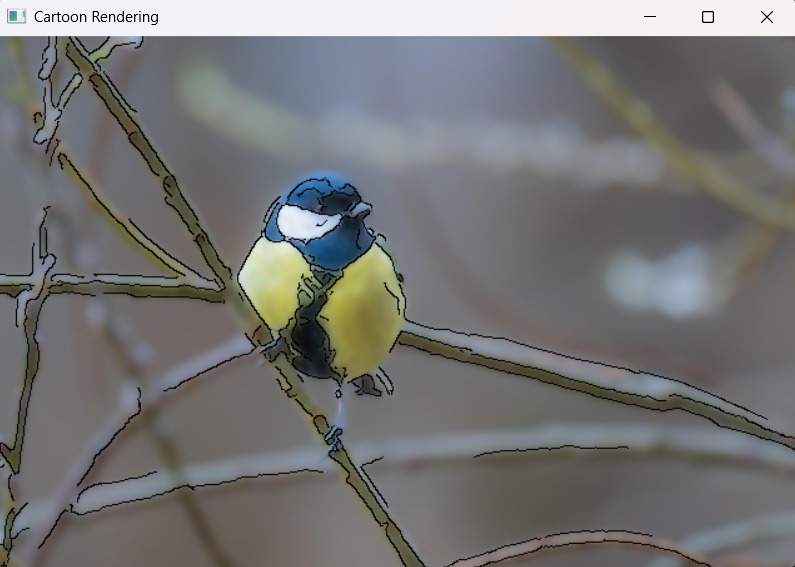
#> input picture bird.png, 795 x 567 px, given in place of bird.jpg, which was not available
$ python cartoon_rendering.py
#> lines starting #> are read from the running program, lines starting #| are printed output that depends on the picture; pictures that were not available may be replaced by others from this repository, and a replacement may not be noted
#> further down, img is the input picture: shape (567, 795, 3); mean B, G, R 116.5, 117.2, 116.8
import cv2

def cartoon(img):
    gray = cv2.cvtColor(img, cv2.COLOR_BGR2GRAY)
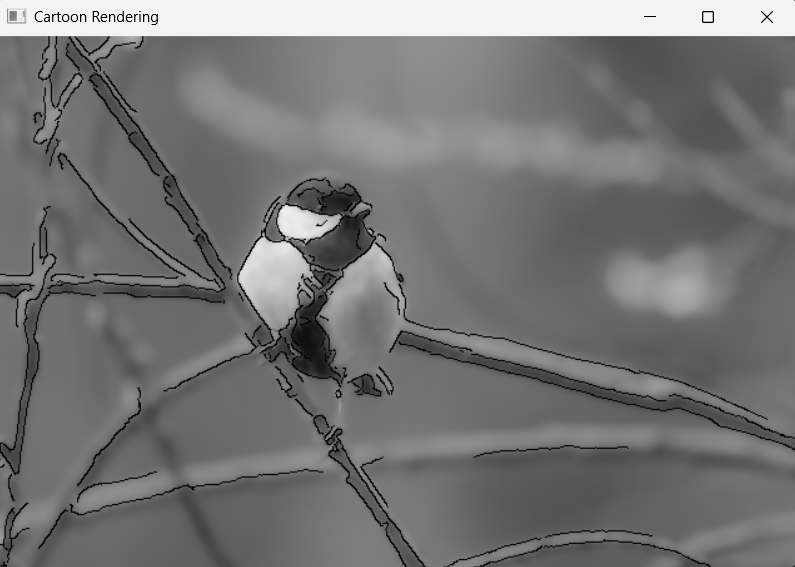
#> gray: shape (567, 795); min 0, max 251, mean 117

    gray = cv2.medianBlur(gray, 5)
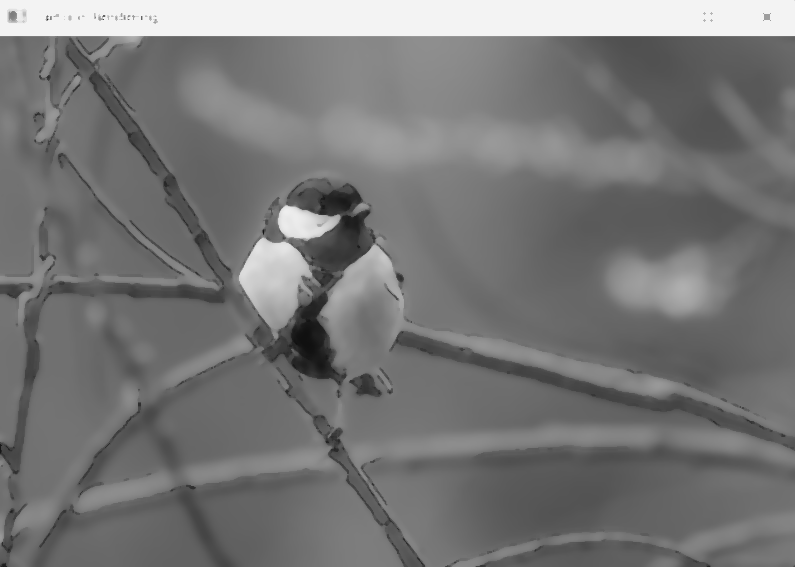
#> gray: shape (567, 795); min 15, max 243, mean 118.7

    edges = cv2.Canny(gray, 500, 1200, apertureSize=5)
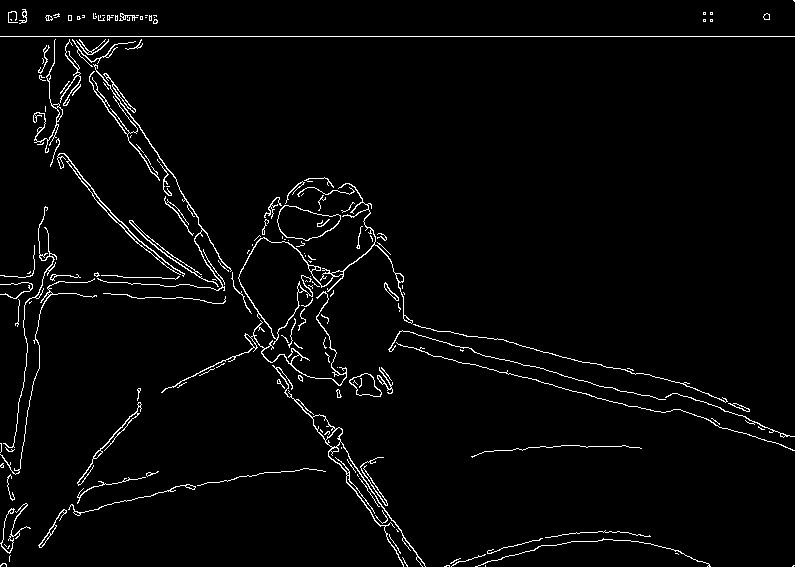
#> edges: shape (567, 795); 2.8% white in thin lines or dots
    edges = 255 - edges
#> edges: shape (567, 795); 97.2% white; black in thin lines or dots

    color = cv2.bilateralFilter(img, 9, 150, 2.4)

    cartoon = cv2.bitwise_and(color, color, mask=edges)
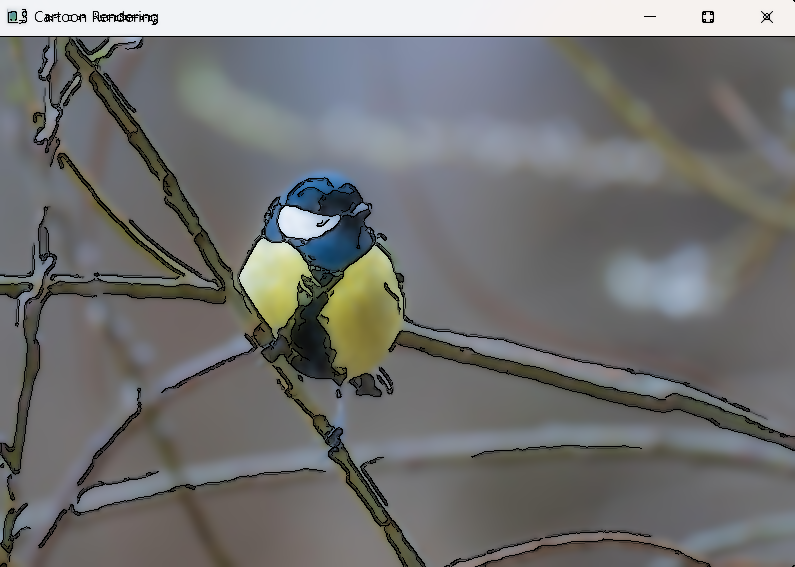
#> cartoon: shape (567, 795, 3); mean B, G, R 114.2, 114.7, 114.4

    return cartoon

img = cv2.imread('cartoon_rendering_OpenCV/bird.jpg')

result = cartoon(img)

cv2.imshow('Cartoon Rendering', result)
cv2.waitKey(0)
cv2.destroyAllWindows()

$ run again, with fruit.png copied over bird.png
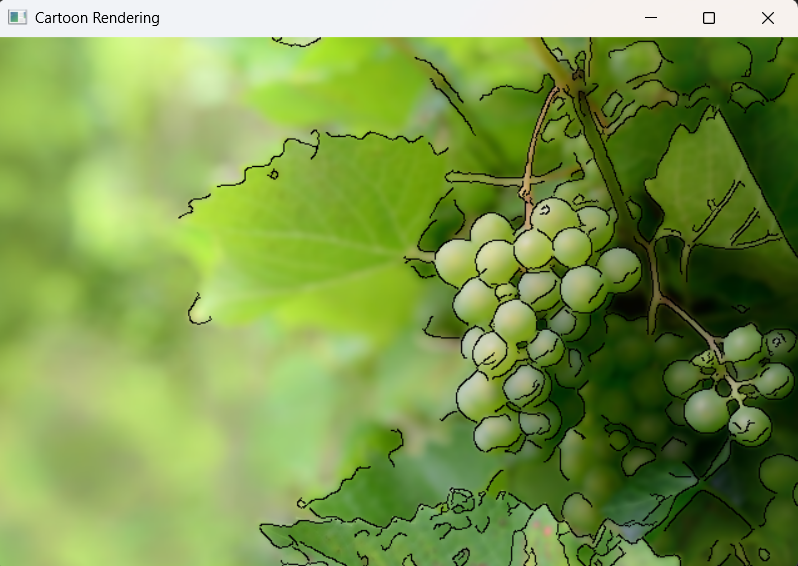
#> input picture fruit.png, 798 x 566 px, given in place of bird.jpg, which was not available
#> img is the input picture: shape (566, 798, 3); mean B, G, R 77, 153.7, 124.8
#> in cartoon, `edges = cv2.Canny(gray, 500, 1200, apertureSize=5)`:
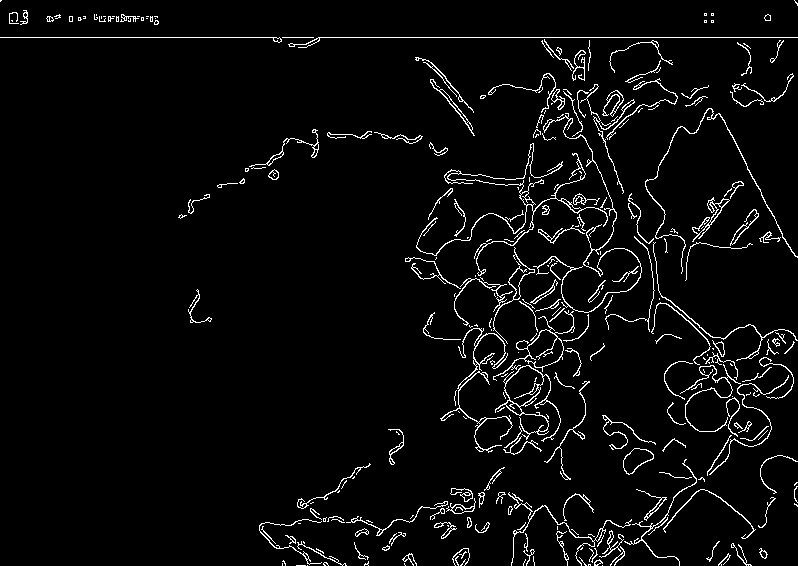
#> edges: shape (566, 798); 4% white in thin lines or dots
#> in cartoon, `cartoon = cv2.bitwise_and(color, color, mask=edges)`:
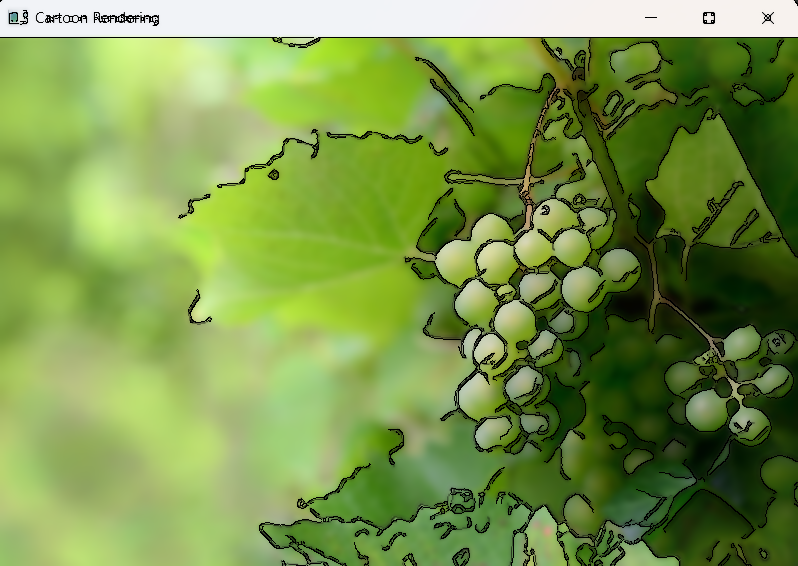
#> cartoon: shape (566, 798, 3); mean B, G, R 75.2, 149.9, 121.7
